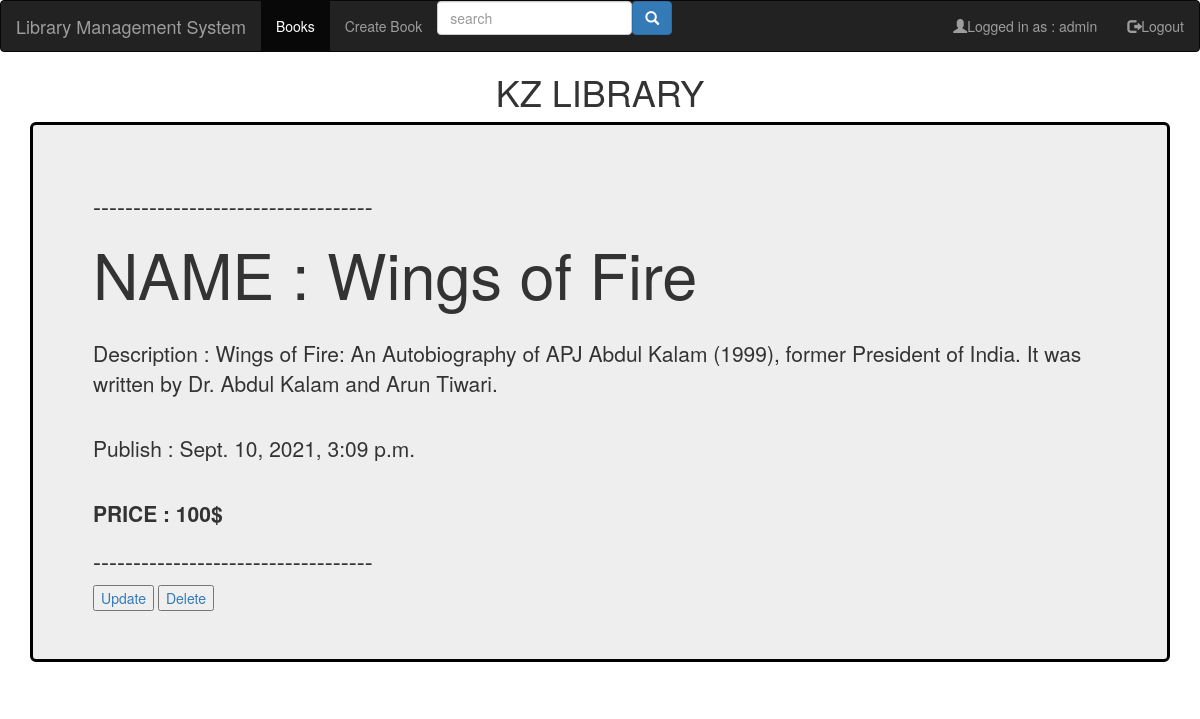
Screenshot of /Book/15/ (signed in) with the database file from the repository.
### library_app/models.py (models this page shows, shortened)
class BOOK(models.Model):
    Book_name = models.CharField(max_length=100)
    Book_description=models.TextField(max_length=250)
    Category=models.CharField(max_length=2, choices=book_category, default=1)
    Publish_Date=models.DateTimeField(default=timezone.now)
    Book_type=models.CharField(max_length=3, choices=book_typ, default=1)
    Price = models.CharField(max_length=50)

### library_app/views.py (the view)
# urls.py: path('Book/<int:pk>/', BookDetailView.as_view(), name='Book-detail'),
class BookDetailView(LoginRequiredMixin ,DetailView):
    model = models.BOOK

### templates/library_app/book_detail.html
{% extends 'base.html' %}
{% block content %}
    <h3>-----------------------------------</h3>
        <h1>NAME : {{object.Book_name}}</h1>
        <br>
        <p>Description : {{object.Book_description}}  </p>
        <br>
        <p>Publish : {{book.Publish_Date}}</p>
        <br>
        <p> <strong>PRICE : {{book.Price}}</strong> </p>
    <h3>-----------------------------------</h3>
    <button type="button"><a href="{% url 'app:Book-update' object.id %} " >Update</a></button>
    <button type="button"><a href="{% url 'app:Book-delete' object.id %} ">Delete</a></button>
{% endblock %}

### templates/base.html (shortened to what this page needs)
<!DOCTYPE html>
<html lang="en">
<head>
  <link rel="stylesheet" href="https://maxcdn.bootstrapcdn.com/bootstrap/3.4.1/css/bootstrap.min.css">
  <link rel="stylesheet" href="https://cdnjs.cloudflare.com/ajax/libs/font-awesome/4.7.0/css/font-awesome.min.css">
</head>
<body>
  <nav class="navbar navbar-inverse">
    <div class="container-fluid">
      <div class="navbar-header">
        <a class="navbar-brand" href="{%  url 'app:index'%}">Library Management System</a>
      </div>
      <ul class="nav navbar-nav">
        <li class="active"><a href="{% url 'app:Book-list' %}">Books</a></li>
        {% if request.user.is_authenticated %}
        <li><a href="{% url 'app:Book-create' %}">Create Book</a></li>
        {% else %}
        <li><a href="{% url 'app:Book-create' %}" id="createbook">Create Book</a></li>
        {% endif %}
        <li>
          <table>
            <tr>
              <td> <input type="search" id="form1" class="form-control inl" placeholder="search"></td>
              <td> <button type="button" class="btn btn-primary">
                  <i class="glyphicon glyphicon-search"></i>
                </button></td>
            </tr>
          </table>
        </li>
      </ul>
      <ul class="nav navbar-nav navbar-right">
        {% if request.user.is_authenticated %}
        <li><a href="#"><span class="glyphicon glyphicon-user"></span>Logged in as : {{request.user.username}} </a>
        </li>
        <li><a href="{% url 'logout' %}"><span class="glyphicon glyphicon-log-out"></span>Logout </a></li>
        {% else %}
        <li><a href="{% url 'signup' %}"><span class="glyphicon glyphicon-user"></span>Sign Up</a></li>
        <li><a href="{% url 'login' %}"><span class="glyphicon glyphicon-log-in"></span> Login</a></li>
        {% endif %}
      </ul>
    </div>
  </nav>
  <div>
    <h1 style="text-align: center">KZ LIBRARY</h1>
  </div>
  <div class="container">
    <div class="jumbotron jmb">
      {% block content %}
      {% endblock %}
    </div>
  </div>
</body>
</html>

### templates/base.html (style rules this page uses)
.inl { display: inline-block; }
.jmb { border: black solid 3px; }

### rows the page displays
BOOK: Book_name "Wings of Fire", Book_description "Wings of Fire: An Autobiography of APJ Abdul Kalam (1999), former President of India. It was written by Dr. Abdul Kalam and Arun Tiwari.", Publish_Date "Sept. 10, 2021, 3:09 p.m.", Price "100$"

### other values shown
{{ request.user.username }} "admin"
